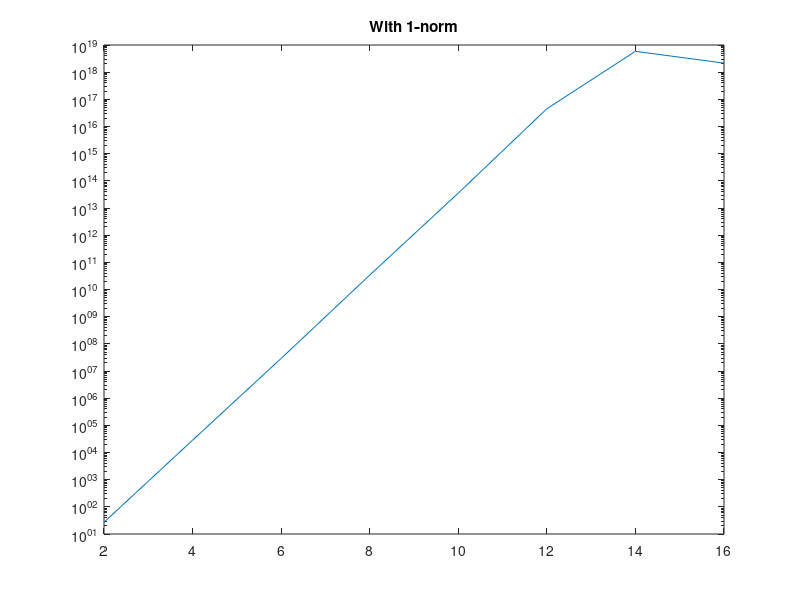
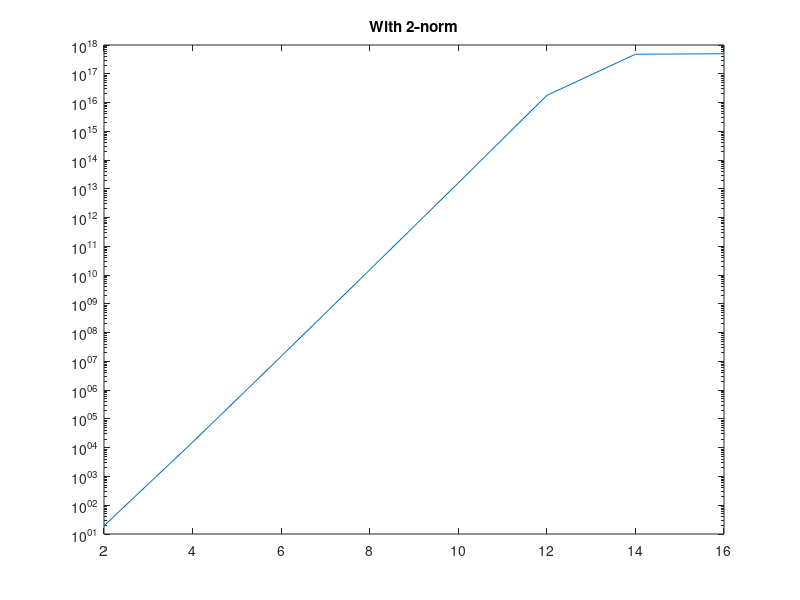
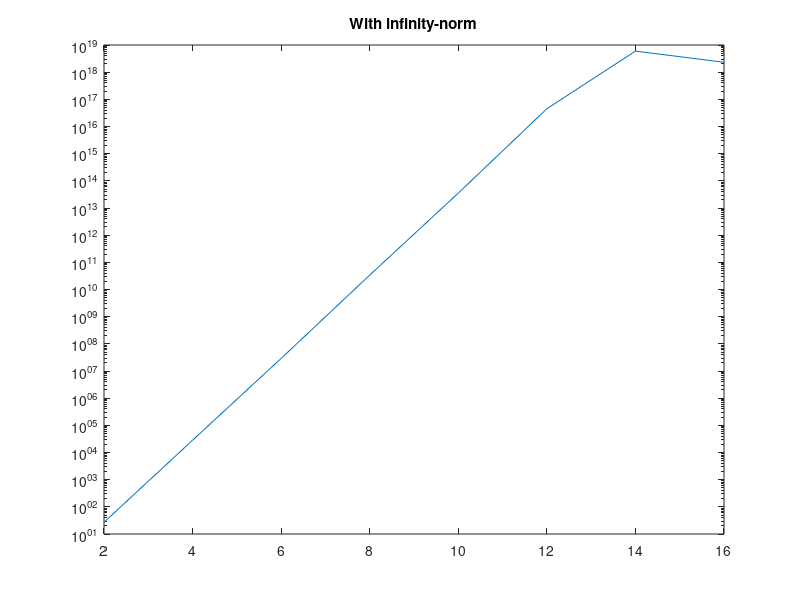

Write MATLAB code to recreate these figures, in order.
%% Change in condition number of Hilbert matrices
C1=[];
C2=[];
Cinf=[];
N= 2:2:16;

for n=N
    H=hilb(n); 

    C1=[C1; cond(H,1)];
    C2=[C2; cond(H)];
    Cinf=[Cinf; cond(H,inf)];

end

figure;
semilogy(N,C1)
title('With 1-norm');
figure;
semilogy(N,C2)
title('With 2-norm');
figure;
semilogy(N,Cinf)
title('With infinity-norm');


